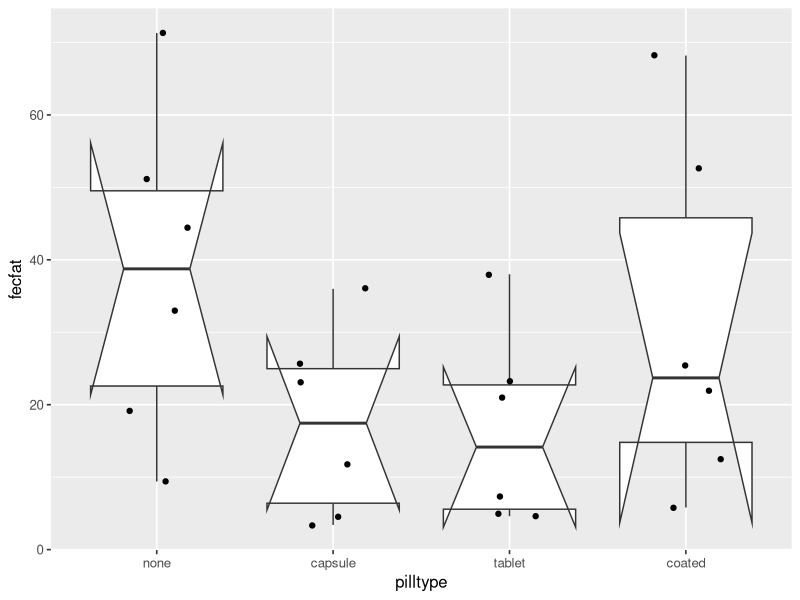
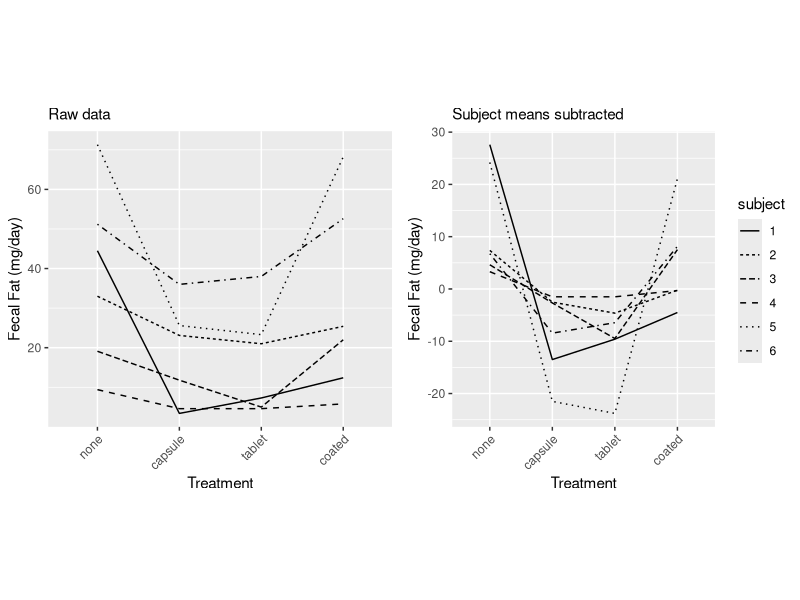
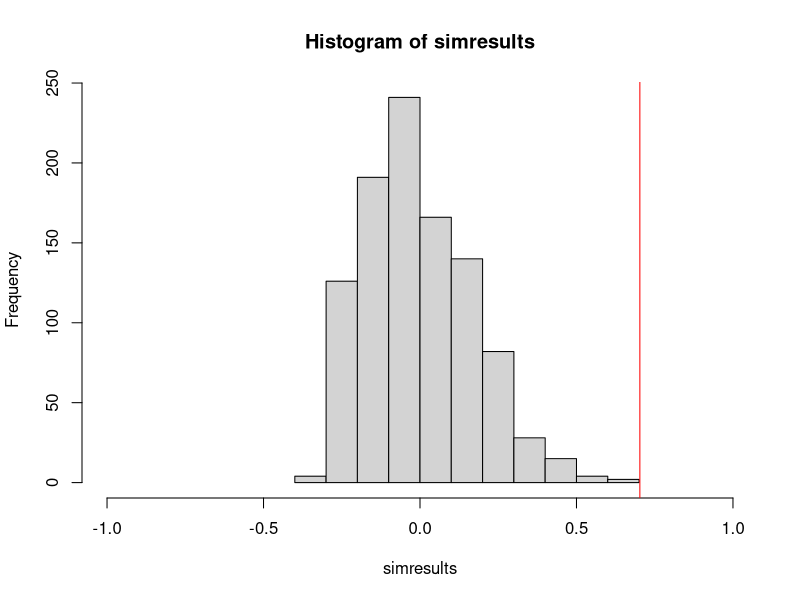

Write the R code that produced these figures, in order.
## ---- chunk 1
library(readr)
library(dplyr)
dat <- read_csv("fecfat.csv") %>%
  mutate(pilltype = factor(pilltype, levels=c("none", "capsule", "tablet", "coated"))) %>%
  mutate(subject = factor(subject))
## ---- chunk 2
library(ggplot2)
ggplot(dat, aes(x=pilltype, y=fecfat)) + 
  geom_boxplot(notch=TRUE) +
  geom_jitter(width = 0.2) +
  theme_grey(base_size = 12) +
  theme(legend.position = "none")
## ---- chunk 3
dat <- dat %>% group_by(subject) %>% 
  mutate(fecfatminusmean = fecfat - mean(fecfat)) %>%
  ungroup() %>%
  mutate(fecfatminusmean2 = residuals(lm(fecfat ~ subject, data = .)))
## ---- chunk 4
p1 <- ggplot(dat, aes(x = pilltype, y = fecfat, group = subject, lty = subject)) +
  geom_line() +
  labs(subtitle = "Raw data") +
  theme(axis.text.x = element_text(angle = 45, vjust = 1, hjust=1)) +
  xlab("Treatment") + ylab("Fecal Fat (mg/day)") +
  theme(legend.position = "none")
p2 <- ggplot(dat, aes(x = pilltype, y = fecfatminusmean, group = subject, lty = subject)) +
  geom_line() +
  labs(subtitle = "Subject means subtracted") +
  theme(axis.text.x = element_text(angle = 45, vjust = 1, hjust=1)) +
  xlab("Treatment") + ylab("Fecal Fat (mg/day)")
library(gridExtra)
grid.arrange(p1, p2, ncol=2, respect=TRUE)
## ---- chunk 5
library(tidyr)
dat %>%
  select(-starts_with("fecfatminus")) %>%
  pivot_wider(names_from =pilltype, values_from = fecfat) %>%
  select(-subject)
## ---- chunk 6
ICCfun <- function(x) {
  fit2way <- lm(fecfat ~ subject + pilltype, data = x)
  subjvar_uncorrected <- x %>% group_by(subject) %>%
    summarize(MEAN = mean(fecfat), .groups = "drop") %>%
    pull(MEAN) %>%
    var()
  correction <- sum(residuals(fit2way) ^ 2) / 15 / 4
  subjvar <- subjvar_uncorrected - correction
  residualvar <- sum(residuals(fit2way) ^ 2) / 15
  ICC <- subjvar / (subjvar + residualvar)
  output <- c(subjvar, residualvar, ICC)
  names(output) <- c("subjectvar", "residualvar", "ICC")
  return(output)
}
ICCfun(dat)
## ---- chunk 7
set.seed(1)
datrand <- dat %>% 
  group_by(pilltype) %>%
  mutate(subject = sample(subject)) %>%
  arrange(subject)
## ---- chunk 8
ICCfun(dat)
ICCfun(datrand)
## ---- chunk 9
simulateData <- function(x){
  x %>%
  group_by(pilltype) %>%
  mutate(subject = sample(subject)) %>%
  arrange(subject)
}
## ---- chunk 10
set.seed(1)
simresults <- replicate(n=999, ICCfun(simulateData(dat))[3])
## ---- chunk 11
hist(simresults, xlim = c(-1, 1))
abline(v = ICCfun(dat), col = "red")
## ---- chunk 12
sum(simresults > ICCfun(dat))
